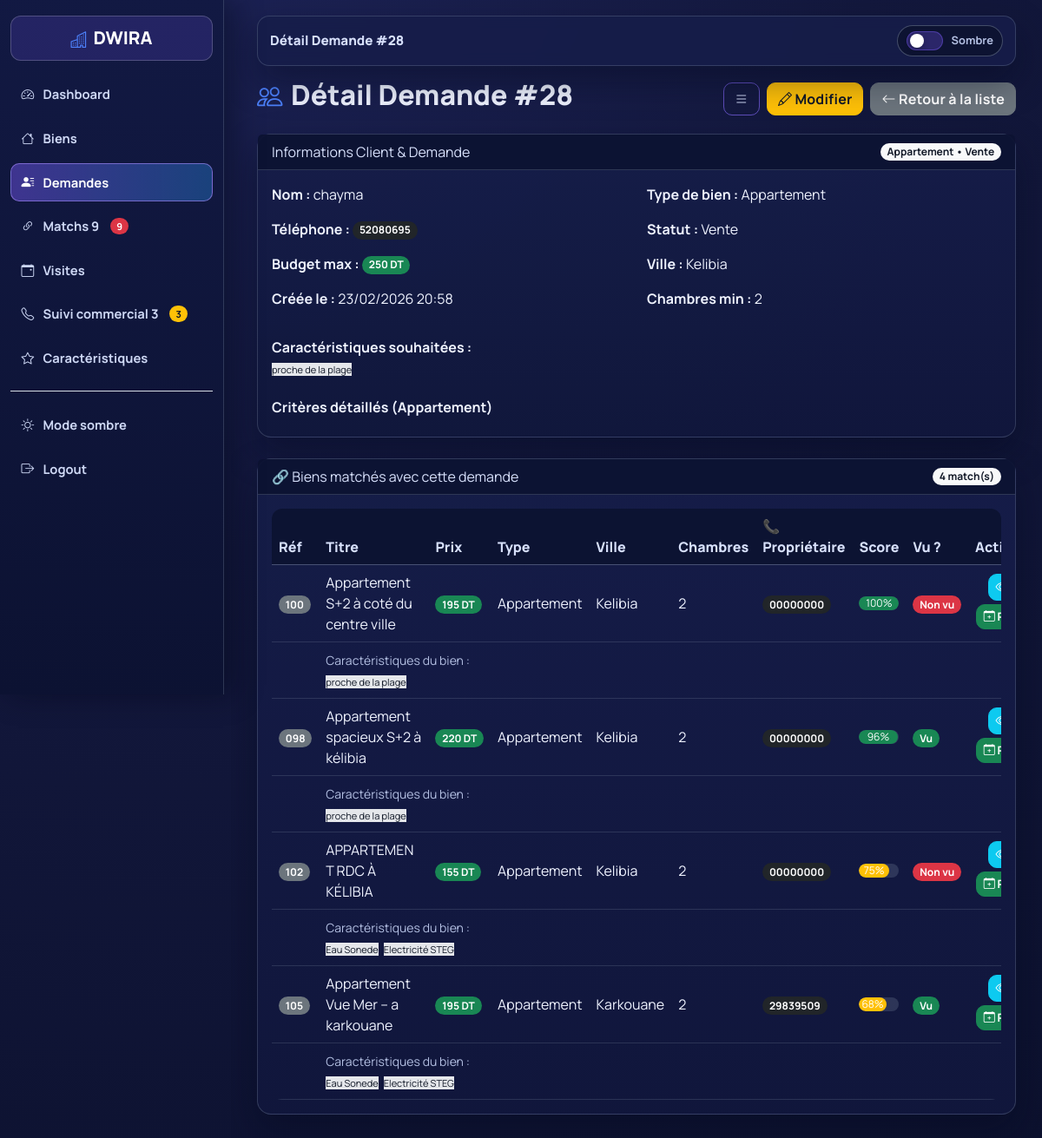
The app's page /Dwira/admin/demandes/view.php?id=28 (signed in) with its own data.
### tables this page shows
CREATE TABLE `clients_demandes` (
  `id` int(11) NOT NULL,
  `nom` varchar(100) NOT NULL,
  `telephone` varchar(30) NOT NULL,
  `budget_max` decimal(12,2) NOT NULL,
  `type_bien` varchar(50) NOT NULL,
  `statut` varchar(50) NOT NULL,
  `ville` varchar(100) NOT NULL,
  `zone` varchar(100) DEFAULT NULL,
  `chambres_min` int(11) DEFAULT 0,
  `caracteristiques` text DEFAULT NULL,
  `details` longtext DEFAULT NULL CHECK (json_valid(`details`)),
  `surface_min` decimal(8,2) DEFAULT NULL,
  `vue_mer` tinyint(4) DEFAULT 0,
  `parking` tinyint(4) DEFAULT 0,
  `active` tinyint(4) DEFAULT 1,
  `created_at` timestamp NOT NULL DEFAULT current_timestamp()
);

CREATE TABLE `matches` (
  `id` int(11) NOT NULL,
  `bien_id` int(11) NOT NULL,
  `demande_id` int(11) NOT NULL,
  `score` int(11) DEFAULT 0,
  `vu` tinyint(4) DEFAULT 0,
  `statut` varchar(50) DEFAULT 'nouveau',
  `interet_client` tinyint(3) UNSIGNED DEFAULT NULL,
  `decision_client` varchar(50) DEFAULT NULL,
  `commentaire_client` text DEFAULT NULL,
  `prochain_suivi_at` datetime DEFAULT NULL,
  `resultat_final` varchar(50) DEFAULT NULL,
  `created_at` timestamp NOT NULL DEFAULT current_timestamp()
);

CREATE TABLE `biens` (
  `id` int(11) NOT NULL,
  `reference` varchar(20) NOT NULL,
  `titre` varchar(255) NOT NULL,
  `telephone_proprietaire` varchar(30) DEFAULT NULL,
  `description` text DEFAULT NULL,
  `prix` decimal(12,2) NOT NULL,
  `type` varchar(50) NOT NULL,
  `statut` varchar(50) NOT NULL,
  `ville` varchar(100) NOT NULL,
  `zone` varchar(100) DEFAULT NULL,
  `chambres` int(11) DEFAULT 0,
  `surface` decimal(8,2) DEFAULT NULL,
  `vue_mer` tinyint(4) DEFAULT 0,
  `parking` tinyint(4) DEFAULT 0,
  `image` varchar(255) DEFAULT NULL,
  `disponible` tinyint(4) DEFAULT 1,
  `created_at` timestamp NOT NULL DEFAULT current_timestamp(),
  `caracteristiques` text DEFAULT NULL,
  `details` text DEFAULT NULL
);

### Dwira/admin/demandes/view.php (the view, shortened to what this page needs)
<?php
require_once "../../config/db.php";
$id = (int)$_GET['id'];
$totalMatchesNonVus = (int)$pdo->query("
    SELECT COUNT(*)
    FROM matches
    WHERE vu = 0
")->fetchColumn();
$totalMatchesToFollow = (int)$pdo->query("
    SELECT COUNT(*)
    FROM matches
    WHERE resultat_final IS NULL
      AND prochain_suivi_at IS NOT NULL
      AND prochain_suivi_at <= NOW()
")->fetchColumn();
$stmt = $pdo->prepare("SELECT * FROM clients_demandes WHERE id = ?");
$stmt->execute([$id]);
$demande = $stmt->fetch(PDO::FETCH_ASSOC);
$demandeCaracs = json_decode($demande['caracteristiques'] ?? "[]", true);
$details = json_decode($demande['details'] ?? "{}", true);
$stmt = $pdo->prepare("
    SELECT
        m.id AS match_id,
        m.score,
        m.vu,
        m.created_at,
        b.id   AS bien_id,
        b.reference,
        b.titre,
        b.prix,
        b.type,
        b.ville,
        b.chambres,
        b.telephone_proprietaire,
        b.caracteristiques
    FROM matches m
    JOIN biens b ON m.bien_id = b.id
    WHERE m.demande_id = ?
    ORDER BY m.score DESC, m.created_at DESC
");
$stmt->execute([$id]);
$matches = $stmt->fetchAll(PDO::FETCH_ASSOC);
?>
<!DOCTYPE html>
<html lang="fr">
<head>
    <link href="https://cdn.jsdelivr.net/npm/bootstrap@5.3.2/dist/css/bootstrap.min.css" rel="stylesheet">
    <link href="https://cdn.jsdelivr.net/npm/bootstrap-icons@1.11.1/font/bootstrap-icons.css" rel="stylesheet">
<link rel='stylesheet' href='/Dwira/assets/css/admin-unified.css?v=202602248'>
</head>
<body>
<div class="sidebar" id="sidebar">
    <div class="text-center text-white brand">🏠 DWIRA</div>
    <a href="../dashboard.php">
        <i class="bi bi-speedometer2"></i> Dashboard
    </a>
    <a href="../biens/list.php">
        <i class="bi bi-building"></i> Biens
    </a>
    <a href="list.php">
        <i class="bi bi-person-lines-fill"></i> Demandes
    </a>
    <a href="../matches/list.php">
        <i class="bi bi-link-45deg"></i> Matchs
        <?php if ($totalMatchesNonVus > 0): ?>
            <span class="badge bg-danger badge-sidebar ms-1"><?= $totalMatchesNonVus ?></span>
        <?php endif; ?>
    </a>
    <a href="../visites/list.php">
        <i class="bi bi-calendar-event"></i> Visites
    </a>
    <a href="../suivi_commercial/list.php">
        <i class="bi bi-telephone-outbound"></i> Suivi commercial
        <?php if ($totalMatchesToFollow > 0): ?>
            <span class="badge bg-warning text-dark badge-sidebar ms-1"><?= $totalMatchesToFollow ?></span>
        <?php endif; ?>
    </a>
    <a href="../caracteristiques/list.php">
        <i class="bi bi-star"></i> Caractéristiques
    </a>
    <hr class="bg-light">
    <a onclick="toggleTheme()" class="theme-toggle">
        <i class="bi bi-moon-stars-fill"></i> Mode sombre
    </a>
    <a href="../logout.php">
        <i class="bi bi-door-closed"></i> Logout
    </a>
</div>
<div class="main" id="main">
    <div class="d-flex justify-content-between align-items-center mb-3">
        <h2>👤 Détail Demande #<?= (int)$demande['id'] ?></h2>
        <div class="d-flex">
            <button class="btn btn-outline-primary me-2" onclick="toggleSidebar()">
                <i class="bi bi-list"></i>
            </button>
            <a href="edit.php?id=<?= (int)$demande['id'] ?>" class="btn btn-warning me-2">
                <i class="bi bi-pencil"></i> Modifier
            </a>
            <a href="list.php" class="btn btn-secondary">
                <i class="bi bi-arrow-left"></i> Retour à la liste
            </a>
        </div>
    </div>
    <div class="card card-modern mb-4">
        <div class="card-header bg-primary text-white d-flex justify-content-between align-items-center">
            <span>Informations Client & Demande</span>
            <span class="badge bg-light text-dark">
                <?= htmlspecialchars($demande['type_bien'] ?? '') ?> • <?= htmlspecialchars($demande['statut'] ?? '') ?>
            </span>
        </div>
        <div class="card-body row">
            <div class="col-md-6">
                <p><strong>Nom :</strong> <?= htmlspecialchars($demande['nom'] ?? '') ?></p>
                <p><strong>Téléphone :</strong>
                    <span class="badge bg-dark"><?= htmlspecialchars($demande['telephone'] ?? '') ?></span>
                </p>
                <p><strong>Budget max :</strong>
                    <?php if(isset($demande['budget_max'])): ?>
                        <span class="badge bg-success">
                            <?= number_format((float)$demande['budget_max'], 0, ',', ' ') ?> DT
                        </span>
                    <?php else: ?>
                        -
                    <?php endif; ?>
                </p>
                <p><strong>Créée le :</strong>
                    <?php
                        if (!empty($demande['created_at'])) {
                            echo date("d/m/Y H:i", strtotime($demande['created_at']));
                        } else {
                            echo "-";
                        }
                    ?>
                </p>
            </div>
            <div class="col-md-6">
                <p><strong>Type de bien :</strong> <?= htmlspecialchars($demande['type_bien'] ?? '') ?></p>
                <p><strong>Statut :</strong> <?= htmlspecialchars($demande['statut'] ?? '') ?></p>
                <p><strong>Ville :</strong> <?= htmlspecialchars($demande['ville'] ?? '') ?></p>
                <p><strong>Chambres min :</strong> <?= (int)($demande['chambres_min'] ?? 0) ?></p>
            </div>
            <div class="col-12 mt-3">
                <strong>Caractéristiques souhaitées :</strong><br>
                <?php if(count($demandeCaracs)): ?>
                    <?php foreach($demandeCaracs as $c): ?>
                        <span class="badge-carac"><?= htmlspecialchars($c) ?></span>
                    <?php endforeach; ?>
                <?php else: ?>
                    <span class="text-muted">Aucune caractéristique spécifique.</span>
                <?php endif; ?>
            </div>
            <?php if(!empty($details)): ?>
                <div class="col-12 mt-4">
                    <h6 class="fw-bold">Critères détaillés (<?= htmlspecialchars($demande['type_bien'] ?? '') ?>)</h6>
                </div>
            <?php endif; ?>
        </div>
    </div>
    <div id="matches" class="card card-modern">
        <div class="card-header bg-dark text-white d-flex justify-content-between align-items-center">
            <span>🔗 Biens matchés avec cette demande</span>
            <span class="badge bg-light text-dark">
                <?= count($matches) ?> match(s)
            </span>
        </div>
        <div class="card-body">
            <?php if(!count($matches)): ?>
                <div class="alert alert-info mb-0">
                    Aucun bien ne correspond à cette demande pour le moment.
                </div>
            <?php else: ?>
                <div class="table-responsive">
                    <table class="table align-middle">
                        <thead>
                            <tr>
                                <th>Réf</th>
                                <th>Titre</th>
                                <th>Prix</th>
                                <th>Type</th>
                                <th>Ville</th>
                                <th>Chambres</th>
                                <th>📞 Propriétaire</th>
                                <th>Score</th>
                                <th>Vu ?</th>
                                <th class="text-center">Actions</th>
                            </tr>
                        </thead>
                        <tbody>
                        <?php foreach($matches as $m): ?>
                            <?php
                                $bienCaracs = json_decode($m['caracteristiques'] ?? "[]", true);
                            ?>
                            <tr>
                                <td><span class="badge bg-secondary"><?= htmlspecialchars($m['reference'] ?? '') ?></span></td>
                                <td><?= htmlspecialchars($m['titre'] ?? '') ?></td>
                                <td>
                                    <?php if(isset($m['prix'])): ?>
                                        <span class="badge bg-success">
                                            <?= number_format((float)$m['prix'], 0, ',', ' ') ?> DT
                                        </span>
                                    <?php else: ?>
                                        -
                                    <?php endif; ?>
                                </td>
                                <td><?= htmlspecialchars($m['type'] ?? '') ?></td>
                                <td><?= htmlspecialchars($m['ville'] ?? '') ?></td>
                                <td><?= (int)($m['chambres'] ?? 0) ?></td>
                                <td>
                                    <span class="badge bg-dark">
                                        <?= htmlspecialchars($m['telephone_proprietaire'] ?? '') ?>
                                    </span>
                                </td>
                                <td style="width:180px;">
                                    <?php $score = (float)($m['score'] ?? 0); ?>
                                    <div class="progress">
                                        <div
                                            class="progress-bar
                                                <?= $score >= 80 ? 'bg-success' : ($score >= 60 ? 'bg-warning' : 'bg-danger') ?>"
                                            role="progressbar"
                                            style="width: <?= $score ?>%">
                                            <?= $score ?>%
                                        </div>
                                    </div>
                                </td>
                                <td>
                                    <?php if(!empty($m['vu'])): ?>
                                        <span class='badge bg-success'>Vu</span>
                                    <?php else: ?>
                                        <span class='badge bg-danger'>Non vu</span>
                                    <?php endif; ?>
                                </td>
                                <td class="text-center">
                                    <a href="../matches/view.php?id=<?= (int)$m['match_id'] ?>" class="btn btn-sm btn-info mb-1">
                                        <i class="bi bi-eye"></i>
                                    </a>
                                    <a href="../visites/add.php?bien_id=<?= (int)$m['bien_id'] ?>&demande_id=<?= (int)$demande['id'] ?>&match_id=<?= (int)$m['match_id'] ?>"
                                       class="btn btn-sm btn-success btn-rdv mb-1">
                                        <i class="bi bi-calendar-plus"></i> RDV
                                    </a>
                                </td>
                            </tr>
                            <?php if(count($bienCaracs)): ?>
                                <tr>
                                    <td></td>
                                    <td colspan="9">
                                        <small class="text-muted">Caractéristiques du bien :</small><br>
                                        <?php foreach($bienCaracs as $c): ?>
                                            <span class="badge-carac"><?= htmlspecialchars($c) ?></span>
                                        <?php endforeach; ?>
                                    </td>
                                </tr>
                            <?php endif; ?>
                        <?php endforeach; ?>
                        </tbody>
                    </table>
                </div>
            <?php endif; ?>
        </div>
    </div>
</div>
</body>
</html>

### Dwira/admin/demandes/view.php (style rules this page uses)
:root { --bg: #f1f4f9; --card-bg: #ffffff; --text: #111827; --sidebar: #111827; }
body { background: var(--bg); color: var(--text); transition: 0.3s ease; font-family: Arial, sans-serif; }
.sidebar { height: 100vh; width: 250px; position: fixed; background: var(--sidebar); padding-top: 20px; transition: 0.3s; color: #e5e7eb; }
.sidebar .brand { font-weight: 700; margin-bottom: 20px; }
.sidebar a { display: block; color: #cbd5e1; padding: 8px 18px; text-decoration: none; transition: 0.3s; border-radius: 6px; font-size: 14px; }
.sidebar a i { margin-right: 6px; }
.badge-sidebar { font-size: 11px; vertical-align: middle; }
.main { margin-left: 250px; padding: 30px; transition: 0.3s; }
.card-modern { background: var(--card-bg); border-radius: 15px; box-shadow: 0 10px 25px rgba(0,0,0,0.05); border: none; }
.badge-carac { background:#e5e7eb; color:#111827; font-size:11px; margin-right:3px; }
.btn-rdv { font-size: 13px; font-weight: 600; }

### records on screen
clients_demandes: type_bien "Appartement", statut "Vente", nom "chayma", telephone "52080695", budget_max "250", created_at "23/02/2026 20:58", ville "Kelibia", chambres_min "2", caracteristiques "proche de la plage"
matches: bien.reference "100", bien.titre "Appartement S+2 à coté du centre ville", bien.prix "195", bien.type "Appartement", bien.ville "Kelibia", bien.chambres "2", bien.telephone_proprietaire "00000000", score "100", vu "Non vu", bien.caracteristiques "proche de la plage"
matches: bien.reference "098", bien.titre "Appartement spacieux S+2 à kélibia", bien.prix "220", bien.type "Appartement", bien.ville "Kelibia", bien.chambres "2", bien.telephone_proprietaire "00000000", score "96", vu "Vu", bien.caracteristiques "proche de la plage"
matches: bien.reference "102", bien.titre "APPARTEMENT RDC À KÉLIBIA", bien.prix "155", bien.type "Appartement", bien.ville "Kelibia", bien.chambres "2", bien.telephone_proprietaire "00000000", score "75", vu "Non vu", bien.caracteristiques "Eau Sonede", bien.caracteristiques "Electricité STEG"
matches: bien.reference "105", bien.titre "Appartement Vue Mer – a karkouane", bien.prix "195", bien.type "Appartement", bien.ville "Karkouane", bien.chambres "2", bien.telephone_proprietaire "29839509", score "68", vu "Vu", bien.caracteristiques "Eau Sonede", bien.caracteristiques "Electricité STEG"

### other values on screen
$totalMatchesNonVus "9"
$totalMatchesToFollow "3"
count($matches) "4"
